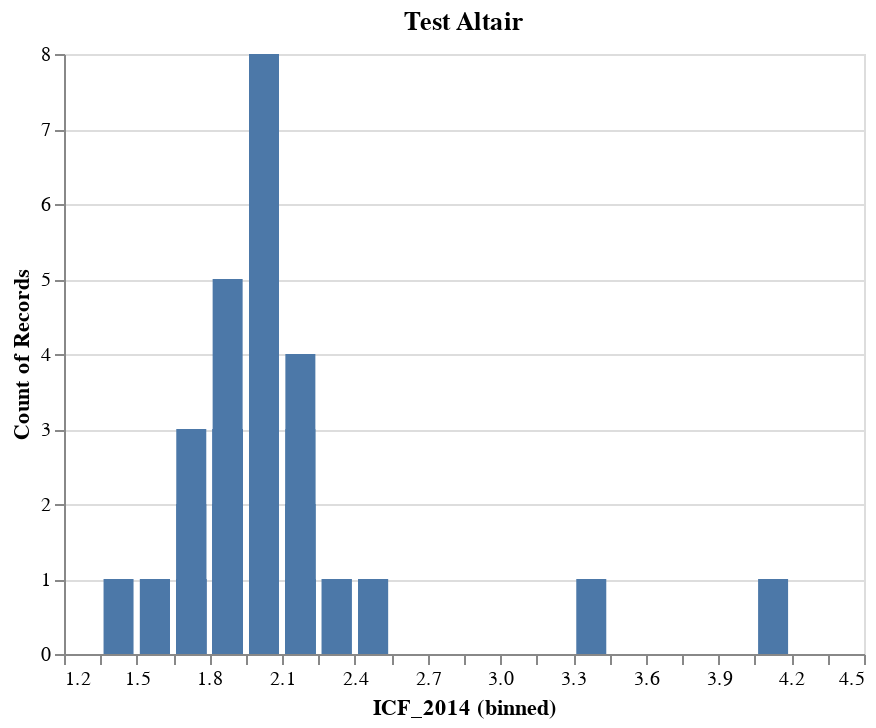

Write notebook code for a chart like this one.
### Markdown cell above
## Exemple Altair

### Code cell
import altair as alt
alt.Chart(df_fr, title="Test Altair").mark_bar(size=15).encode(
    alt.X("ICF_2014:Q", bin=alt.Bin(extent=[1.2, 4.5], step=0.15)),
    y='count()',
    tooltip=['ICF_2014']
)

### Figure 1 — Vega-Lite specification as saved in the notebook (floating-point values rounded to 4 significant figures)
{"config": {"view": {"continuousWidth": 400, "continuousHeight": 300}}, "data": {"name": "data-9af9c7eef0a61df3559ed68312f3d311"}, "mark": {"type": "bar", "size": 15}, "encoding": {"tooltip": [{"type": "quantitative", "field": "ICF_2014"}], "x": {"type": "quantitative", "bin": {"extent": [1.2, 4.5], "step": 0.15}, "field": "ICF_2014"}, "y": {"type": "quantitative", "aggregate": "count"}}, "title": "Test Altair", "$schema": "https://vega.github.io/schema/vega-lite/v4.8.1.json", "datasets": {"data-9af9c7eef0a61df3559ed68312f3d311": [{"Code": "01", "Département": "Ain", "ICF_2014": 1.98, "ICF_2015": 1.87, "ICF_2016": 1.88, "ICF_2017": 1.82, "ICF_2018": 1.86, "ICF_2019": 1.8}, {"Code": "02", "Département": "Aisne", "ICF_2014": 2.14, "ICF_2015": 2.09, "ICF_2016": 1.97, "ICF_2017": 2.02, "ICF_2018": 1.95, "ICF_2019": 1.91}, {"Code": "03", "Département": "Allier", "ICF_2014": 1.93, "ICF_2015": 1.86, "ICF_2016": 1.91, "ICF_2017": 1.85, "ICF_2018": 1.81, "ICF_2019": 1.85}, {"Code": "04", "Département": "Alpes-de-Haute-Provence", "ICF_2014": 1.98, "ICF_2015": 1.95, "ICF_2016": 1.93, "ICF_2017": 1.85, "ICF_2018": 1.82, "ICF_2019": 1.8}, {"Code": "05", "Département": "Hautes-Alpes", "ICF_2014": 1.93, "ICF_2015": 1.86, "ICF_2016": 1.8, "ICF_2017": 1.69, "ICF_2018": 1.77, "ICF_2019": 1.78}, {"Code": "06", "Département": "Alpes-Maritimes", "ICF_2014": 1.94, "ICF_2015": 1.92, "ICF_2016": 1.91, "ICF_2017": 1.91, "ICF_2018": 1.88, "ICF_2019": 1.88}, {"Code": "07", "Département": "Ardèche", "ICF_2014": 2.04, "ICF_2015": 2.05, "ICF_2016": 1.81, "ICF_2017": 1.92, "ICF_2018": 1.87, "ICF_2019": 1.97}, {"Code": "08", "Département": "Ardennes", "ICF_2014": 1.95, "ICF_2015": 1.87, "ICF_2016": 1.87, "ICF_2017": 1.75, "ICF_2018": 1.74, "ICF_2019": 1.86}, {"Code": "09", "Département": "Ariège", "ICF_2014": 1.87, "ICF_2015": 1.91, "ICF_2016": 1.87, "ICF_2017": 1.77, "ICF_2018": 1.74, "ICF_2019": 1.71}, {"Code": "10", "Département": "Aube", "ICF_2014": 1.92, "ICF_2015": 1.97, "ICF_2016": 1.9, "ICF_2017": 1.79, "ICF_2018": 1.82, "ICF_2019": 1.79}, {"Code": "11", "Département": "Aude", "ICF_2014": 1.92, "ICF_2015": 1.93, "ICF_2016": 1.86, "ICF_2017": 1.84, "ICF_2018": 1.79, "ICF_2019": 1.79}, {"Code": "12", "Département": "Aveyron", "ICF_2014": 1.96, "ICF_2015": 1.82, "ICF_2016": 1.86, "ICF_2017": 1.81, "ICF_2018": 1.78, "ICF_2019": 1.74}, {"Code": "13", "Département": "Bouches-du-Rhône", "ICF_2014": 2.09, "ICF_2015": 2.08, "ICF_2016": 2.05, "ICF_2017": 2.05, "ICF_2018": 2.03, "ICF_2019": 2.01}, {"Code": "14", "Département": "Calvados", "ICF_2014": 1.85, "ICF_2015": 1.8, "ICF_2016": 1.74, "ICF_2017": 1.69, "ICF_2018": 1.69, "ICF_2019": 1.69}, {"Code": "15", "Département": "Cantal", "ICF_2014": 1.79, "ICF_2015": 1.69, "ICF_2016": 1.64, "ICF_2017": 1.67, "ICF_2018": 1.75, "ICF_2019": 1.64}, {"Code": "16", "Département": "Charente", "ICF_2014": 1.91, "ICF_2015": 1.87, "ICF_2016": 1.81, "ICF_2017": 1.74, "ICF_2018": 1.7, "ICF_2019": 1.73}, {"Code": "17", "Département": "Charente-Maritime", "ICF_2014": 1.86, "ICF_2015": 1.74, "ICF_2016": 1.76, "ICF_2017": 1.69, "ICF_2018": 1.67, "ICF_2019": 1.72}, {"Code": "18", "Département": "Cher", "ICF_2014": 2.01, "ICF_2015": 1.86, "ICF_2016": 1.93, "ICF_2017": 1.88, "ICF_2018": 1.82, "ICF_2019": 1.92}, {"Code": "19", "Département": "Corrèze", "ICF_2014": 1.85, "ICF_2015": 1.72, "ICF_2016": 1.76, "ICF_2017": 1.74, "ICF_2018": 1.75, "ICF_2019": 1.7}, {"Code": "2A", "Département": "Corse-du-Sud", "ICF_2014": 1.49, "ICF_2015": 1.45, "ICF_2016": 1.48, "ICF_2017": 1.42, "ICF_2018": 1.5, "ICF_2019": 1.46}, {"Code": "2B", "Département": "Haute-Corse", "ICF_2014": 1.55, "ICF_2015": 1.47, "ICF_2016": 1.47, "ICF_2017": 1.49, "ICF_2018": 1.37, "ICF_2019": 1.38}, {"Code": "21", "Département": "Côte-d'Or", "ICF_2014": 1.78, "ICF_2015": 1.69, "ICF_2016": 1.67, "ICF_2017": 1.69, "ICF_2018": 1.65, "ICF_2019": 1.62}, {"Code": "22", "Département": "Côtes-d'Armor", "ICF_2014": 2.04, "ICF_2015": 1.99, "ICF_2016": 1.94, "ICF_2017": 1.93, "ICF_2018": 1.96, "ICF_2019": 1.91}, {"Code": "23", "Département": "Creuse", "ICF_2014": 1.75, "ICF_2015": 1.78, "ICF_2016": 1.67, "ICF_2017": 1.74, "ICF_2018": 1.73, "ICF_2019": 1.68}, {"Code": "24", "Département": "Dordogne", "ICF_2014": 1.87, "ICF_2015": 1.77, "ICF_2016": 1.78, "ICF_2017": 1.77, "ICF_2018": 1.65, "ICF_2019": 1.7}, {"Code": "25", "Département": "Doubs", "ICF_2014": 1.98, "ICF_2015": 1.95, "ICF_2016": 1.91, "ICF_2017": 1.86, "ICF_2018": 1.83, "ICF_2019": 1.77}, {"Code": "26", "Département": "Drôme", "ICF_2014": 2.13, "ICF_2015": 2.06, "ICF_2016": 1.98, "ICF_2017": 1.98, "ICF_2018": 1.92, "ICF_2019": 1.95}, {"Code": "27", "Département": "Eure", "ICF_2014": 2.09, "ICF_2015": 2.02, "ICF_2016": 2.07, "ICF_2017": 1.98, "ICF_2018": 1.96, "ICF_2019": 1.92}, {"Code": "28", "Département": "Eure-et-Loir", "ICF_2014": 2.14, "ICF_2015": 2.07, "ICF_2016": 2.15, "ICF_2017": 2.02, "ICF_2018": 2.03, "ICF_2019": 2.0}, {"Code": "29", "Département": "Finistère", "ICF_2014": 1.9, "ICF_2015": 1.85, "ICF_2016": 1.79, "ICF_2017": 1.79, "ICF_2018": 1.74, "ICF_2019": 1.72}, {"Code": "30", "Département": "Gard", "ICF_2014": 2.05, "ICF_2015": 2.0, "ICF_2016": 2.0, "ICF_2017": 1.95, "ICF_2018": 1.93, "ICF_2019": 1.92}, {"Code": "31", "Département": "Haute-Garonne", "ICF_2014": 1.77, "ICF_2015": 1.72, "ICF_2016": 1.68, "ICF_2017": 1.67, "ICF_2018": 1.65, "ICF_2019": 1.63}, {"Code": "32", "Département": "Gers", "ICF_2014": 1.93, "ICF_2015": 1.85, "ICF_2016": 1.76, "ICF_2017": 1.63, "ICF_2018": 1.7, "ICF_2019": 1.66}, {"Code": "33", "Département": "Gironde", "ICF_2014": 1.74, "ICF_2015": 1.7, "ICF_2016": 1.68, "ICF_2017": 1.66, "ICF_2018": 1.65, "ICF_2019": 1.62}, {"Code": "34", "Département": "Hérault", "ICF_2014": 1.85, "ICF_2015": 1.83, "ICF_2016": 1.8, "ICF_2017": 1.75, "ICF_2018": 1.75, "ICF_2019": 1.72}, {"Code": "35", "Département": "Ille-et-Vilaine", "ICF_2014": 1.89, "ICF_2015": 1.81, "ICF_2016": 1.8, "ICF_2017": 1.76, "ICF_2018": 1.75, "ICF_2019": 1.75}, {"Code": "36", "Département": "Indre", "ICF_2014": 1.98, "ICF_2015": 1.84, "ICF_2016": 1.75, "ICF_2017": 1.74, "ICF_2018": 1.81, "ICF_2019": 1.83}, {"Code": "37", "Département": "Indre-et-Loire", "ICF_2014": 1.88, "ICF_2015": 1.82, "ICF_2016": 1.81, "ICF_2017": 1.76, "ICF_2018": 1.73, "ICF_2019": 1.71}, {"Code": "38", "Département": "Isère", "ICF_2014": 2.05, "ICF_2015": 1.97, "ICF_2016": 1.97, "ICF_2017": 1.93, "ICF_2018": 1.86, "ICF_2019": 1.85}, {"Code": "39", "Département": "Jura", "ICF_2014": 1.98, "ICF_2015": 1.9, "ICF_2016": 1.92, "ICF_2017": 1.86, "ICF_2018": 1.79, "ICF_2019": 1.86}, {"Code": "40", "Département": "Landes", "ICF_2014": 1.84, "ICF_2015": 1.83, "ICF_2016": 1.73, "ICF_2017": 1.69, "ICF_2018": 1.68, "ICF_2019": 1.76}, {"Code": "41", "Département": "Loir-et-Cher", "ICF_2014": 2.11, "ICF_2015": 2.02, "ICF_2016": 1.96, "ICF_2017": 1.93, "ICF_2018": 1.9, "ICF_2019": 1.88}, {"Code": "42", "Département": "Loire", "ICF_2014": 2.15, "ICF_2015": 2.12, "ICF_2016": 2.02, "ICF_2017": 1.99, "ICF_2018": 2.01, "ICF_2019": 2.01}, {"Code": "43", "Département": "Haute-Loire", "ICF_2014": 1.98, "ICF_2015": 2.02, "ICF_2016": 1.87, "ICF_2017": 1.87, "ICF_2018": 1.93, "ICF_2019": 1.83}, {"Code": "44", "Département": "Loire-Atlantique", "ICF_2014": 1.96, "ICF_2015": 1.89, "ICF_2016": 1.85, "ICF_2017": 1.85, "ICF_2018": 1.83, "ICF_2019": 1.81}, {"Code": "45", "Département": "Loiret", "ICF_2014": 2.07, "ICF_2015": 2.03, "ICF_2016": 1.97, "ICF_2017": 1.95, "ICF_2018": 1.96, "ICF_2019": 1.98}, {"Code": "46", "Département": "Lot", "ICF_2014": 1.91, "ICF_2015": 1.69, "ICF_2016": 1.73, "ICF_2017": 1.7, "ICF_2018": 1.75, "ICF_2019": 1.66}, {"Code": "47", "Département": "Lot-et-Garonne", "ICF_2014": 2.0, "ICF_2015": 1.86, "ICF_2016": 1.86, "ICF_2017": 1.8, "ICF_2018": 1.82, "ICF_2019": 1.85}, {"Code": "48", "Département": "Lozère", "ICF_2014": 1.71, "ICF_2015": 1.86, "ICF_2016": 1.78, "ICF_2017": 1.62, "ICF_2018": 1.6, "ICF_2019": 1.61}, {"Code": "49", "Département": "Maine-et-Loire", "ICF_2014": 2.04, "ICF_2015": 1.99, "ICF_2016": 1.95, "ICF_2017": 1.94, "ICF_2018": 1.9, "ICF_2019": 1.85}, {"Code": "50", "Département": "Manche", "ICF_2014": 1.97, "ICF_2015": 1.97, "ICF_2016": 1.86, "ICF_2017": 1.83, "ICF_2018": 1.8, "ICF_2019": 1.86}, {"Code": "51", "Département": "Marne", "ICF_2014": 1.91, "ICF_2015": 1.86, "ICF_2016": 1.82, "ICF_2017": 1.75, "ICF_2018": 1.76, "ICF_2019": 1.79}, {"Code": "52", "Département": "Haute-Marne", "ICF_2014": 2.09, "ICF_2015": 1.93, "ICF_2016": 1.84, "ICF_2017": 1.8, "ICF_2018": 1.79, "ICF_2019": 1.73}, {"Code": "53", "Département": "Mayenne", "ICF_2014": 2.13, "ICF_2015": 2.1, "ICF_2016": 2.06, "ICF_2017": 1.94, "ICF_2018": 1.98, "ICF_2019": 1.99}, {"Code": "54", "Département": "Meurthe-et-Moselle", "ICF_2014": 1.75, "ICF_2015": 1.68, "ICF_2016": 1.7, "ICF_2017": 1.64, "ICF_2018": 1.57, "ICF_2019": 1.56}, {"Code": "55", "Département": "Meuse", "ICF_2014": 1.9, "ICF_2015": 1.88, "ICF_2016": 1.81, "ICF_2017": 1.84, "ICF_2018": 1.78, "ICF_2019": 1.75}, {"Code": "56", "Département": "Morbihan", "ICF_2014": 2.01, "ICF_2015": 1.91, "ICF_2016": 1.89, "ICF_2017": 1.84, "ICF_2018": 1.83, "ICF_2019": 1.86}, {"Code": "57", "Département": "Moselle", "ICF_2014": 1.78, "ICF_2015": 1.73, "ICF_2016": 1.7, "ICF_2017": 1.68, "ICF_2018": 1.64, "ICF_2019": 1.67}, {"Code": "58", "Département": "Nièvre", "ICF_2014": 1.87, "ICF_2015": 1.88, "ICF_2016": 1.83, "ICF_2017": 1.81, "ICF_2018": 1.89, "ICF_2019": 1.77}, {"Code": "59", "Département": "Nord", "ICF_2014": 2.07, "ICF_2015": 2.01, "ICF_2016": 1.96, "ICF_2017": 1.9, "ICF_2018": 1.86, "ICF_2019": 1.86}, {"Code": "60", "Département": "Oise", "ICF_2014": 2.12, "ICF_2015": 2.09, "ICF_2016": 2.01, "ICF_2017": 1.97, "ICF_2018": 1.9, "ICF_2019": 1.9}, {"Code": "61", "Département": "Orne", "ICF_2014": 2.02, "ICF_2015": 1.97, "ICF_2016": 1.98, "ICF_2017": 1.9, "ICF_2018": 1.9, "ICF_2019": 1.86}, {"Code": "62", "Département": "Pas-de-Calais", "ICF_2014": 2.14, "ICF_2015": 2.04, "ICF_2016": 1.99, "ICF_2017": 1.96, "ICF_2018": 1.87, "ICF_2019": 1.9}, {"Code": "63", "Département": "Puy-de-Dôme", "ICF_2014": 1.82, "ICF_2015": 1.75, "ICF_2016": 1.72, "ICF_2017": 1.72, "ICF_2018": 1.72, "ICF_2019": 1.68}, {"Code": "64", "Département": "Pyrénées-Atlantiques", "ICF_2014": 1.78, "ICF_2015": 1.7, "ICF_2016": 1.68, "ICF_2017": 1.62, "ICF_2018": 1.58, "ICF_2019": 1.59}, {"Code": "65", "Département": "Hautes-Pyrénées", "ICF_2014": 1.98, "ICF_2015": 1.88, "ICF_2016": 1.8, "ICF_2017": 1.77, "ICF_2018": 1.69, "ICF_2019": 1.71}, {"Code": "66", "Département": "Pyrénées-Orientales", "ICF_2014": 1.96, "ICF_2015": 1.92, "ICF_2016": 1.81, "ICF_2017": 1.83, "ICF_2018": 1.8, "ICF_2019": 1.8}, {"Code": "67", "Département": "Bas-Rhin", "ICF_2014": 1.83, "ICF_2015": 1.74, "ICF_2016": 1.73, "ICF_2017": 1.7, "ICF_2018": 1.68, "ICF_2019": 1.65}, {"Code": "68", "Département": "Haut-Rhin", "ICF_2014": 1.93, "ICF_2015": 1.9, "ICF_2016": 1.85, "ICF_2017": 1.83, "ICF_2018": 1.82, "ICF_2019": 1.75}, {"Code": "69", "Département": "Rhône", "ICF_2014": 2.06, "ICF_2015": 2.04, "ICF_2016": 2.0, "ICF_2017": 1.95, "ICF_2018": 1.93, "ICF_2019": 1.9}, {"Code": "70", "Département": "Haute-Saône", "ICF_2014": 2.03, "ICF_2015": 2.01, "ICF_2016": 1.94, "ICF_2017": 1.9, "ICF_2018": 1.85, "ICF_2019": 1.81}, {"Code": "71", "Département": "Saône-et-Loire", "ICF_2014": 2.03, "ICF_2015": 1.99, "ICF_2016": 1.91, "ICF_2017": 1.88, "ICF_2018": 1.86, "ICF_2019": 1.84}, {"Code": "72", "Département": "Sarthe", "ICF_2014": 2.14, "ICF_2015": 2.03, "ICF_2016": 1.99, "ICF_2017": 1.93, "ICF_2018": 1.89, "ICF_2019": 1.95}, {"Code": "73", "Département": "Savoie", "ICF_2014": 1.92, "ICF_2015": 1.88, "ICF_2016": 1.84, "ICF_2017": 1.81, "ICF_2018": 1.82, "ICF_2019": 1.78}, {"Code": "74", "Département": "Haute-Savoie", "ICF_2014": 1.89, "ICF_2015": 1.88, "ICF_2016": 1.8, "ICF_2017": 1.78, "ICF_2018": 1.83, "ICF_2019": 1.81}, {"Code": "75", "Département": "Paris", "ICF_2014": 1.57, "ICF_2015": 1.55, "ICF_2016": 1.57, "ICF_2017": 1.53, "ICF_2018": 1.54, "ICF_2019": 1.55}, {"Code": "76", "Département": "Seine-Maritime", "ICF_2014": 1.96, "ICF_2015": 1.95, "ICF_2016": 1.91, "ICF_2017": 1.88, "ICF_2018": 1.87, "ICF_2019": 1.87}, {"Code": "77", "Département": "Seine-et-Marne", "ICF_2014": 2.11, "ICF_2015": 2.05, "ICF_2016": 2.01, "ICF_2017": 2.0, "ICF_2018": 1.97, "ICF_2019": 1.99}, {"Code": "78", "Département": "Yvelines", "ICF_2014": 2.15, "ICF_2015": 2.12, "ICF_2016": 2.09, "ICF_2017": 2.05, "ICF_2018": 2.06, "ICF_2019": 2.07}, {"Code": "79", "Département": "Deux-Sèvres", "ICF_2014": 1.93, "ICF_2015": 1.88, "ICF_2016": 1.94, "ICF_2017": 1.83, "ICF_2018": 1.84, "ICF_2019": 1.85}, {"Code": "80", "Département": "Somme", "ICF_2014": 1.88, "ICF_2015": 1.83, "ICF_2016": 1.8, "ICF_2017": 1.76, "ICF_2018": 1.73, "ICF_2019": 1.68}, {"Code": "81", "Département": "Tarn", "ICF_2014": 1.99, "ICF_2015": 1.92, "ICF_2016": 1.89, "ICF_2017": 1.79, "ICF_2018": 1.73, "ICF_2019": 1.78}, {"Code": "82", "Département": "Tarn-et-Garonne", "ICF_2014": 2.1, "ICF_2015": 2.1, "ICF_2016": 1.99, "ICF_2017": 2.03, "ICF_2018": 1.95, "ICF_2019": 1.97}, {"Code": "83", "Département": "Var", "ICF_2014": 2.04, "ICF_2015": 1.96, "ICF_2016": 1.95, "ICF_2017": 1.92, "ICF_2018": 1.88, "ICF_2019": 1.93}, {"Code": "84", "Département": "Vaucluse", "ICF_2014": 2.26, "ICF_2015": 2.2, "ICF_2016": 2.12, "ICF_2017": 2.08, "ICF_2018": 2.07, "ICF_2019": 2.07}, {"Code": "85", "Département": "Vendée", "ICF_2014": 2.08, "ICF_2015": 1.99, "ICF_2016": 1.88, "ICF_2017": 1.84, "ICF_2018": 1.85, "ICF_2019": 1.83}, {"Code": "86", "Département": "Vienne", "ICF_2014": 1.82, "ICF_2015": 1.75, "ICF_2016": 1.71, "ICF_2017": 1.68, "ICF_2018": 1.63, "ICF_2019": 1.66}, {"Code": "87", "Département": "Haute-Vienne", "ICF_2014": 1.8, "ICF_2015": 1.78, "ICF_2016": 1.69, "ICF_2017": 1.68, "ICF_2018": 1.66, "ICF_2019": 1.73}, {"Code": "88", "Département": "Vosges", "ICF_2014": 1.95, "ICF_2015": 1.87, "ICF_2016": 1.81, "ICF_2017": 1.8, "ICF_2018": 1.81, "ICF_2019": 1.8}, {"Code": "89", "Département": "Yonne", "ICF_2014": 2.05, "ICF_2015": 2.11, "ICF_2016": 1.99, "ICF_2017": 1.89, "ICF_2018": 1.94, "ICF_2019": 1.95}, {"Code": "90", "Département": "Territoire de Belfort", "ICF_2014": 1.96, "ICF_2015": 1.86, "ICF_2016": 1.9, "ICF_2017": 1.89, "ICF_2018": 1.92, "ICF_2019": 1.86}, {"Code": "91", "Département": "Essonne", "ICF_2014": 2.2, "ICF_2015": 2.21, "ICF_2016": 2.15, "ICF_2017": 2.16, "ICF_2018": 2.16, "ICF_2019": 2.14}, {"Code": "92", "Département": "Hauts-de-Seine", "ICF_2014": 1.98, "ICF_2015": 1.93, "ICF_2016": 1.93, "ICF_2017": 1.86, "ICF_2018": 1.83, "ICF_2019": 1.78}, {"Code": "93", "Département": "Seine-Saint-Denis", "ICF_2014": 2.47, "ICF_2015": 2.43, "ICF_2016": 2.39, "ICF_2017": 2.36, "ICF_2018": 2.33, "ICF_2019": 2.3}, {"Code": "94", "Département": "Val-de-Marne", "ICF_2014": 2.13, "ICF_2015": 2.07, "ICF_2016": 2.02, "ICF_2017": 2.01, "ICF_2018": 1.97, "ICF_2019": 1.96}, {"Code": "95", "Département": "Val-d'Oise", "ICF_2014": 2.3, "ICF_2015": 2.28, "ICF_2016": 2.29, "ICF_2017": 2.28, "ICF_2018": 2.26, "ICF_2019": 2.29}, {"Code": "971", "Département": "Guadeloupe", "ICF_2014": 2.19, "ICF_2015": 2.1, "ICF_2016": 2.14, "ICF_2017": 1.94, "ICF_2018": 2.04, "ICF_2019": 2.25}, {"Code": "973", "Département": "Martinique", "ICF_2014": 2.08, "ICF_2015": 1.94, "ICF_2016": 1.9, "ICF_2017": 1.87, "ICF_2018": 1.91, "ICF_2019": 2.0}, {"Code": "972", "Département": "Guyane", "ICF_2014": 3.44, "ICF_2015": 3.44, "ICF_2016": 3.61, "ICF_2017": 3.92, "ICF_2018": 3.79, "ICF_2019": 3.74}, {"Code": "974", "Département": "La Réunion", "ICF_2014": 2.44, "ICF_2015": 2.46, "ICF_2016": 2.43, "ICF_2017": 2.44, "ICF_2018": 2.4, "ICF_2019": 2.39}, {"Code": null, "Département": "Mayotte", "ICF_2014": 4.12, "ICF_2015": 4.87, "ICF_2016": 4.95, "ICF_2017": 4.92, "ICF_2018": 4.66, "ICF_2019": 4.59}]}}
